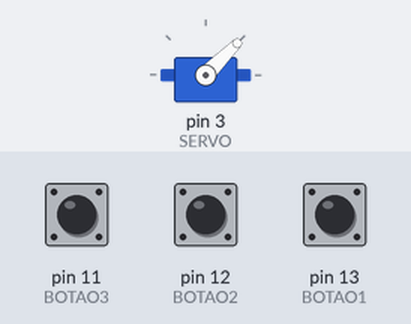
Bench run of a sketch on a simulated Arduino Uno, built with avr-gcc and run on an emulated ATmega328P. Parts: servo. The inputs (shaded band) are chosen by the test bench; at power-on: pin 11 (BOTAO3) HIGH, pin 12 (BOTAO2) HIGH, pin 13 (BOTAO1) HIGH.

Above: at 1.2 s.
1.3 s: pin 11 (BOTAO3) pulled LOW for 0.15 s
At 2.5 s:
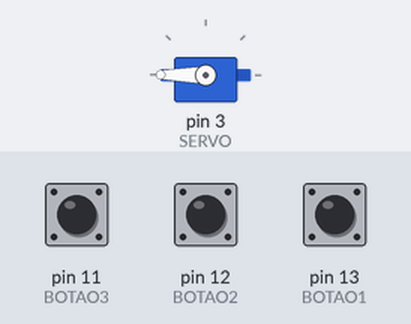
2.9 s: pin 12 (BOTAO2) pulled LOW for 0.15 s
At 3.8 s:
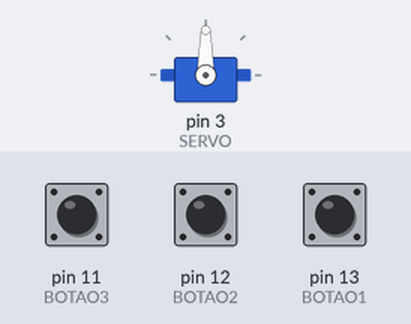
4.5 s: pin 13 (BOTAO1) pulled LOW for 0.15 s
At 5.0 s:
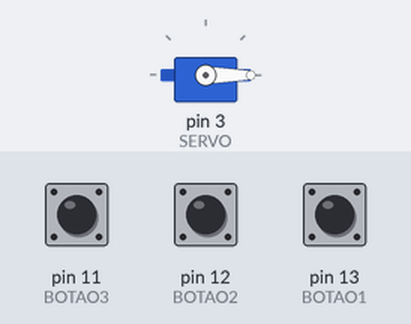
6.1 s: pin 11 (BOTAO3) pulled LOW for 1 s
At 7.4 s:
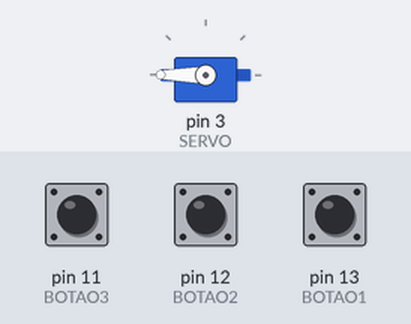
8.6 s: pin 12 (BOTAO2) pulled LOW for 1 s
At 9.3 s:
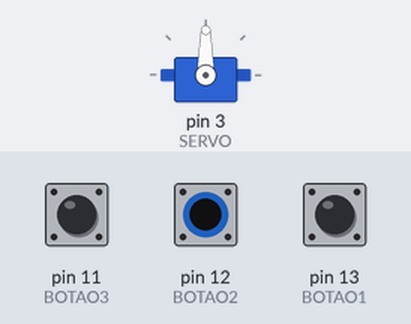
Timing chart, 0 to 11.6 s (numbered marks = the images above; inputs shaded):
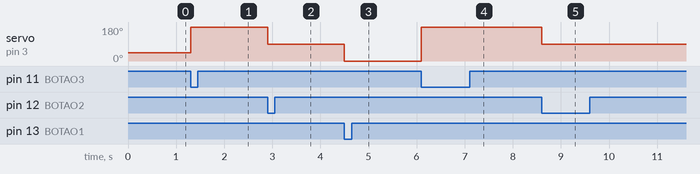

The sketch:

script_servo7_5_25.ino
```cpp
#include <Servo.h>

#define BOTAO1 13
#define BOTAO2 12
#define BOTAO3 11

#define SERVO 3

Servo meuServo;
int valor = 0;

void setup()
{
  pinMode (BOTAO1, INPUT_PULLUP);
  pinMode (BOTAO2, INPUT_PULLUP);
  pinMode (BOTAO3, INPUT_PULLUP);
  meuServo.attach(SERVO);
  Serial.begin(9600);
  meuServo.write(45);
}

void loop()
{
  if (digitalRead(BOTAO1) == LOW)
  {
    meuServo.write(0);
  }
  else if (digitalRead(BOTAO2) == LOW)
  {
    meuServo.write(90);
  }
  else if (digitalRead(BOTAO3) == LOW)
  {
    meuServo.write(180);
  }
}
```

Measured:
- after the input at 1.3 s, servo on pin 3 (SERVO): 45° → 180° at once
- after the input at 2.9 s, servo on pin 3 (SERVO): 180° → 90° at once
- after the input at 4.5 s, servo on pin 3 (SERVO): 90° → 0° at once
- after the input at 6.1 s, servo on pin 3 (SERVO): 0° → 180° at once
- after the input at 8.6 s, servo on pin 3 (SERVO): 180° → 90° at once
